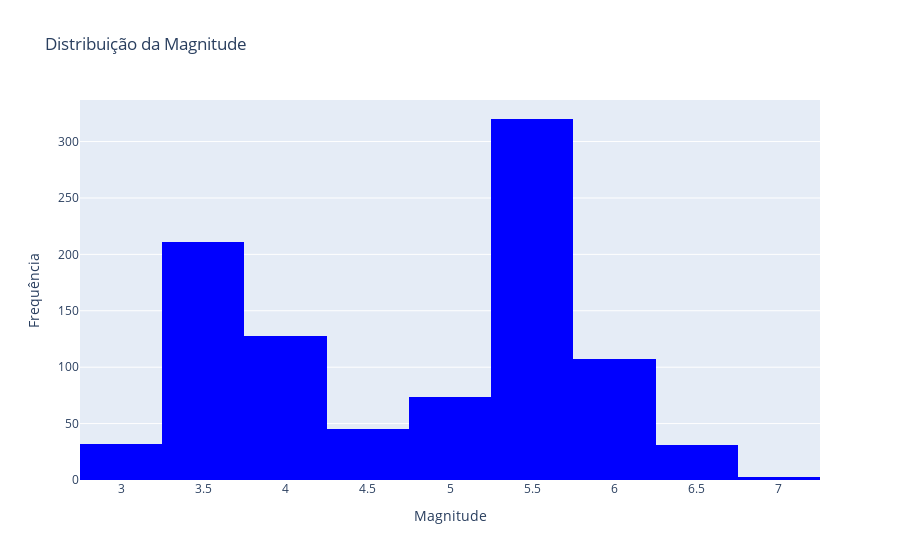

Notebook code for this chart:
### Markdown cell above
## Graficos pos-limpeza

### Code cell
def classificar_impacto(magnitude):
    if magnitude >= 6.0:
        return 'Alto'
    elif magnitude >= 5.1:
        return 'Médio'
    else:
        return 'Baixo'

# Aplicar a função para criar a coluna 'impacto'
sem_nulos['impacto'] = sem_nulos['magnitude'].apply(classificar_impacto)

# Calcular a profundidade média por magnitude
profundidade_media = sem_nulos.groupby('magnitude')['depth'].mean().reset_index()

# Substituir 'Insular Oceania' por 'Oceania'
sem_nulos['continent'] = sem_nulos['continent'].replace('Insluar Oceania', 'Insular Oceania')
sem_nulos['continent'] = sem_nulos['continent'].replace('Insular Oceania', 'Oceania')

# 1. Distribuição da Magnitude
fig1 = px.histogram(
    sem_nulos, 
    x='magnitude', 
    nbins=20, 
    title='Distribuição da Magnitude',
    labels={'magnitude': 'Magnitude'},
    color_discrete_sequence=['blue']
)
fig1.update_layout(xaxis_title='Magnitude', yaxis_title='Frequência')
fig1.show()

# 2. Relação entre Profundidade e Magnitude
fig2 = px.scatter(
    sem_nulos, 
    x='depth', 
    y='magnitude', 
    color='continent',
    size='magnitude',
    title='Profundidade vs Magnitude',
    labels={'depth': 'Profundidade (km)', 'magnitude': 'Magnitude'},
    hover_data=['city', 'subnational', 'felt']
)
fig2.update_layout(xaxis_title='Profundidade (km)', yaxis_title='Magnitude')
fig2.show()

# 3. Intensidade Percebida (MMI/CDI) vs Magnitude
fig3 = px.box(
    sem_nulos, 
    x='mmi', 
    y='magnitude', 
    color='continent',
    title='MMI vs Magnitude',
    labels={'mmi': 'MMI', 'magnitude': 'Magnitude'},
    color_discrete_sequence=px.colors.qualitative.Set3
)
fig3.update_layout(xaxis_title='MMI', yaxis_title='Magnitude')
fig3.show()

fig4 = px.box(
    sem_nulos, 
    x='cdi', 
    y='magnitude', 
    color='continent',
    title='CDI vs Magnitude',
    labels={'cdi': 'CDI', 'magnitude': 'Magnitude'},
    color_discrete_sequence=px.colors.qualitative.Pastel
)
fig4.update_layout(xaxis_title='CDI', yaxis_title='Magnitude')
fig4.show()

# 4. Mapa Geográfico dos Terremotos
fig5 = px.scatter_geo(
    sem_nulos, 
    lat='latitude', 
    lon='longitude', 
    color='continent',
    size='magnitude',
    title='Mapa Geográfico dos Terremotos',
    labels={'latitude': 'Latitude', 'longitude': 'Longitude', 'magnitude': 'Magnitude'},
    hover_name='city',
    projection='natural earth'
)
fig5.update_layout(legend_title='Continente')
fig5.show()

# 5. Frequência de Terremotos por Continente
fig6 = px.bar(
    frequencia_por_continente, 
    y='Frequência', 
    title='Frequência de Terremotos por Continente',
    color='Continente',
    color_discrete_sequence=px.colors.qualitative.Set2,
    text='Frequência'
)
fig6.update_layout(xaxis_title='Continente', yaxis_title='Frequência')
fig6.show()

### Figure 1 — Plotly figure (JSON) as saved in the notebook; plotly's stock layout.template omitted (floating-point values rounded to 4 significant figures; data arrays with more than 128 entries replaced by an {"elided": "..."} marker saying what was removed)
{"data": [{"alignmentgroup": "True", "bingroup": "x", "hovertemplate": "Magnitude=%{x}<br>count=%{y}<extra></extra>", "legendgroup": "", "marker": {"color": "blue", "pattern": {"shape": ""}}, "name": "", "nbinsx": 20, "offsetgroup": "", "orientation": "v", "showlegend": false, "type": "histogram", "x": {"elided": "951 float values"}, "xaxis": "x", "yaxis": "y"}], "layout": {"autosize": true, "barmode": "relative", "legend": {"tracegroupgap": 0}, "title": {"text": "Distribuição da Magnitude"}, "xaxis": {"anchor": "y", "autorange": true, "domain": [0, 1], "range": [2.75, 7.25], "title": {"text": "Magnitude"}, "type": "linear"}, "yaxis": {"anchor": "x", "autorange": true, "domain": [0, 1], "range": [0, 336.8], "title": {"text": "Frequência"}}}}
